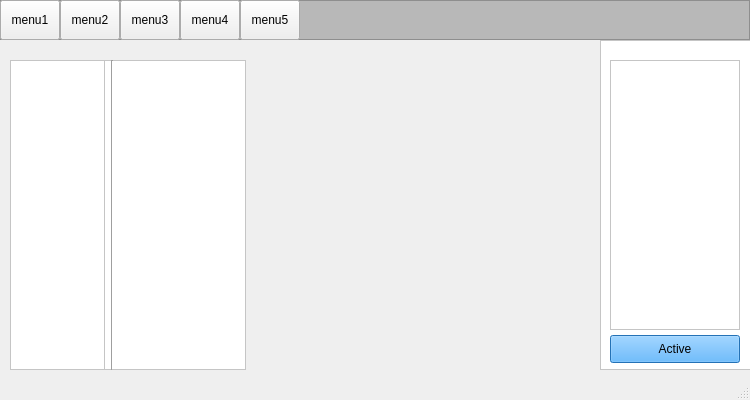
<?xml version="1.0" encoding="UTF-8"?>
<ui version="4.0">
 <class>MainWindow</class>
 <widget class="QMainWindow" name="MainWindow">
  <property name="geometry">
   <rect>
    <x>0</x>
    <y>0</y>
    <width>750</width>
    <height>400</height>
   </rect>
  </property>
  <property name="sizePolicy">
   <sizepolicy hsizetype="Fixed" vsizetype="Fixed">
    <horstretch>0</horstretch>
    <verstretch>0</verstretch>
   </sizepolicy>
  </property>
  <property name="windowTitle">
   <string>General 5ho</string>
  </property>
  <property name="windowIcon">
   <iconset>
    <normaloff>../icon/dron.jpeg</normaloff>../icon/dron.jpeg</iconset>
  </property>
  <widget class="QWidget" name="centralwidget">
   <widget class="QScrollArea" name="WS_scrollArea">
    <property name="geometry">
     <rect>
      <x>10</x>
      <y>60</y>
      <width>100</width>
      <height>310</height>
     </rect>
    </property>
    <property name="sizePolicy">
     <sizepolicy hsizetype="Fixed" vsizetype="Fixed">
      <horstretch>0</horstretch>
      <verstretch>0</verstretch>
     </sizepolicy>
    </property>
    <property name="styleSheet">
     <string notr="true">background-color: rgb(255, 255, 255);</string>
    </property>
    <property name="widgetResizable">
     <bool>true</bool>
    </property>
    <widget class="QWidget" name="scrollAreaWidgetContents">
     <property name="geometry">
      <rect>
       <x>0</x>
       <y>0</y>
       <width>98</width>
       <height>308</height>
      </rect>
     </property>
    </widget>
   </widget>
   <widget class="QScrollArea" name="Snapshot_scrollArea">
    <property name="geometry">
     <rect>
      <x>104</x>
      <y>60</y>
      <width>142</width>
      <height>310</height>
     </rect>
    </property>
    <property name="sizePolicy">
     <sizepolicy hsizetype="Fixed" vsizetype="Fixed">
      <horstretch>0</horstretch>
      <verstretch>0</verstretch>
     </sizepolicy>
    </property>
    <property name="styleSheet">
     <string notr="true">background-color: rgb(255, 255, 255);</string>
    </property>
    <property name="widgetResizable">
     <bool>true</bool>
    </property>
    <widget class="QWidget" name="scrollAreaWidgetContents_2">
     <property name="geometry">
      <rect>
       <x>0</x>
       <y>0</y>
       <width>140</width>
       <height>308</height>
      </rect>
     </property>
    </widget>
   </widget>
   <widget class="QPushButton" name="Menu1_pushbutton">
    <property name="geometry">
     <rect>
      <x>0</x>
      <y>0</y>
      <width>60</width>
      <height>40</height>
     </rect>
    </property>
    <property name="sizePolicy">
     <sizepolicy hsizetype="Fixed" vsizetype="Fixed">
      <horstretch>0</horstretch>
      <verstretch>0</verstretch>
     </sizepolicy>
    </property>
    <property name="text">
     <string>menu1</string>
    </property>
   </widget>
   <widget class="QPushButton" name="Menu2_pushButton">
    <property name="geometry">
     <rect>
      <x>60</x>
      <y>0</y>
      <width>60</width>
      <height>40</height>
     </rect>
    </property>
    <property name="sizePolicy">
     <sizepolicy hsizetype="Fixed" vsizetype="Fixed">
      <horstretch>0</horstretch>
      <verstretch>0</verstretch>
     </sizepolicy>
    </property>
    <property name="text">
     <string>menu2</string>
    </property>
   </widget>
   <widget class="QPushButton" name="Menu3_pushButton">
    <property name="geometry">
     <rect>
      <x>120</x>
      <y>0</y>
      <width>60</width>
      <height>40</height>
     </rect>
    </property>
    <property name="sizePolicy">
     <sizepolicy hsizetype="Fixed" vsizetype="Fixed">
      <horstretch>0</horstretch>
      <verstretch>0</verstretch>
     </sizepolicy>
    </property>
    <property name="text">
     <string>menu3</string>
    </property>
   </widget>
   <widget class="QPushButton" name="Menu4_pushButton">
    <property name="geometry">
     <rect>
      <x>180</x>
      <y>0</y>
      <width>60</width>
      <height>40</height>
     </rect>
    </property>
    <property name="sizePolicy">
     <sizepolicy hsizetype="Fixed" vsizetype="Fixed">
      <horstretch>0</horstretch>
      <verstretch>0</verstretch>
     </sizepolicy>
    </property>
    <property name="text">
     <string>menu4</string>
    </property>
   </widget>
   <widget class="QPushButton" name="Menu5_pushButton">
    <property name="geometry">
     <rect>
      <x>240</x>
      <y>0</y>
      <width>60</width>
      <height>40</height>
     </rect>
    </property>
    <property name="sizePolicy">
     <sizepolicy hsizetype="Fixed" vsizetype="Fixed">
      <horstretch>0</horstretch>
      <verstretch>0</verstretch>
     </sizepolicy>
    </property>
    <property name="text">
     <string>menu5</string>
    </property>
   </widget>
   <widget class="QLabel" name="Preview_Label">
    <property name="geometry">
     <rect>
      <x>270</x>
      <y>60</y>
      <width>310</width>
      <height>310</height>
     </rect>
    </property>
    <property name="sizePolicy">
     <sizepolicy hsizetype="Fixed" vsizetype="Fixed">
      <horstretch>0</horstretch>
      <verstretch>0</verstretch>
     </sizepolicy>
    </property>
    <property name="text">
     <string/>
    </property>
    <property name="pixmap">
     <pixmap>../icon/back.png</pixmap>
    </property>
    <property name="scaledContents">
     <bool>true</bool>
    </property>
   </widget>
   <widget class="QFrame" name="Top_frame">
    <property name="geometry">
     <rect>
      <x>0</x>
      <y>0</y>
      <width>750</width>
      <height>40</height>
     </rect>
    </property>
    <property name="styleSheet">
     <string notr="true">background-color: rgb(147, 147, 147);
background-color: rgb(184, 184, 184);</string>
    </property>
    <property name="frameShape">
     <enum>QFrame::StyledPanel</enum>
    </property>
    <property name="frameShadow">
     <enum>QFrame::Raised</enum>
    </property>
   </widget>
   <widget class="QFrame" name="Right_frame">
    <property name="geometry">
     <rect>
      <x>600</x>
      <y>40</y>
      <width>160</width>
      <height>330</height>
     </rect>
    </property>
    <property name="styleSheet">
     <string notr="true">background-color: rgb(255, 255, 255);</string>
    </property>
    <property name="frameShape">
     <enum>QFrame::StyledPanel</enum>
    </property>
    <property name="frameShadow">
     <enum>QFrame::Raised</enum>
    </property>
    <widget class="QScrollArea" name="Active_scrollArea">
     <property name="geometry">
      <rect>
       <x>10</x>
       <y>20</y>
       <width>130</width>
       <height>270</height>
      </rect>
     </property>
     <property name="styleSheet">
      <string notr="true"/>
     </property>
     <property name="widgetResizable">
      <bool>true</bool>
     </property>
     <widget class="QWidget" name="scrollAreaWidgetContents_3">
      <property name="geometry">
       <rect>
        <x>0</x>
        <y>0</y>
        <width>128</width>
        <height>268</height>
       </rect>
      </property>
     </widget>
    </widget>
    <widget class="QPushButton" name="Active_pushButton">
     <property name="geometry">
      <rect>
       <x>10</x>
       <y>295</y>
       <width>130</width>
       <height>28</height>
      </rect>
     </property>
     <property name="sizePolicy">
      <sizepolicy hsizetype="Fixed" vsizetype="Fixed">
       <horstretch>0</horstretch>
       <verstretch>0</verstretch>
      </sizepolicy>
     </property>
     <property name="styleSheet">
      <string notr="true">background-color: rgb(51, 160, 255);</string>
     </property>
     <property name="text">
      <string>Active</string>
     </property>
    </widget>
   </widget>
   <widget class="Line" name="line">
    <property name="geometry">
     <rect>
      <x>102</x>
      <y>60</y>
      <width>20</width>
      <height>310</height>
     </rect>
    </property>
    <property name="orientation">
     <enum>Qt::Vertical</enum>
    </property>
   </widget>
   <zorder>Right_frame</zorder>
   <zorder>Top_frame</zorder>
   <zorder>WS_scrollArea</zorder>
   <zorder>Snapshot_scrollArea</zorder>
   <zorder>Menu1_pushbutton</zorder>
   <zorder>Menu2_pushButton</zorder>
   <zorder>Menu3_pushButton</zorder>
   <zorder>Menu4_pushButton</zorder>
   <zorder>Menu5_pushButton</zorder>
   <zorder>Preview_Label</zorder>
   <zorder>line</zorder>
  </widget>
  <widget class="QStatusBar" name="statusbar"/>
 </widget>
 <resources/>
 <connections/>
</ui>
